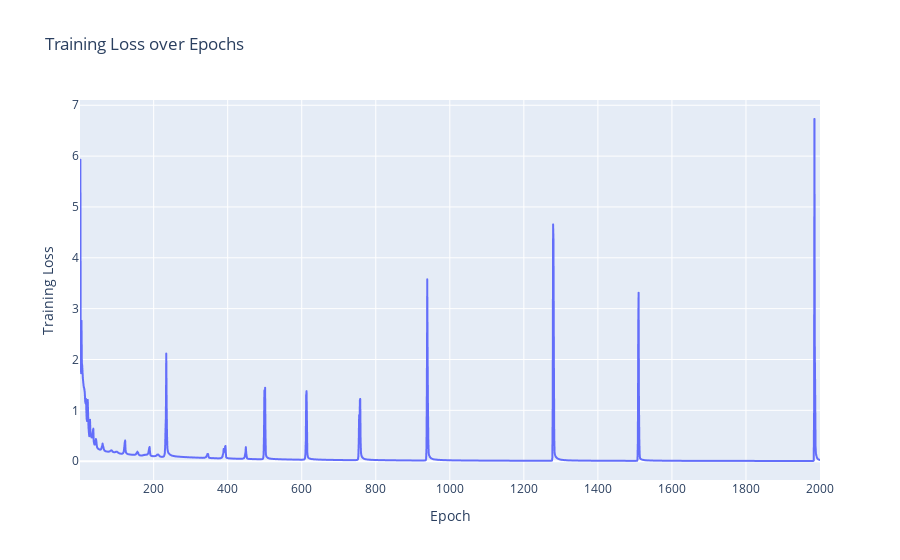

The notebook cell saved with this chart:
### Code cell
px.line(x=np.arange(1, epochs+1), y=train_losses,
           labels={'x': 'Epoch', 'y': 'Training Loss'},
           title='Training Loss over Epochs').show()

### Figure 1 — Plotly figure (JSON) as saved in the notebook; plotly's stock layout.template omitted (floating-point values rounded to 4 significant figures; data arrays with more than 128 entries replaced by an {"elided": "..."} marker saying what was removed)
{"data": [{"hovertemplate": "Epoch=%{x}<br>Training Loss=%{y}<extra></extra>", "legendgroup": "", "line": {"color": "#636efa", "dash": "solid"}, "marker": {"symbol": "circle"}, "mode": "lines", "name": "", "showlegend": false, "type": "scattergl", "x": {"elided": "2000 int values"}, "xaxis": "x", "y": {"elided": "2000 float values"}, "yaxis": "y"}], "layout": {"legend": {"tracegroupgap": 0}, "title": {"text": "Training Loss over Epochs"}, "xaxis": {"anchor": "y", "domain": [0, 1], "title": {"text": "Epoch"}}, "yaxis": {"anchor": "x", "domain": [0, 1], "title": {"text": "Training Loss"}}}}
